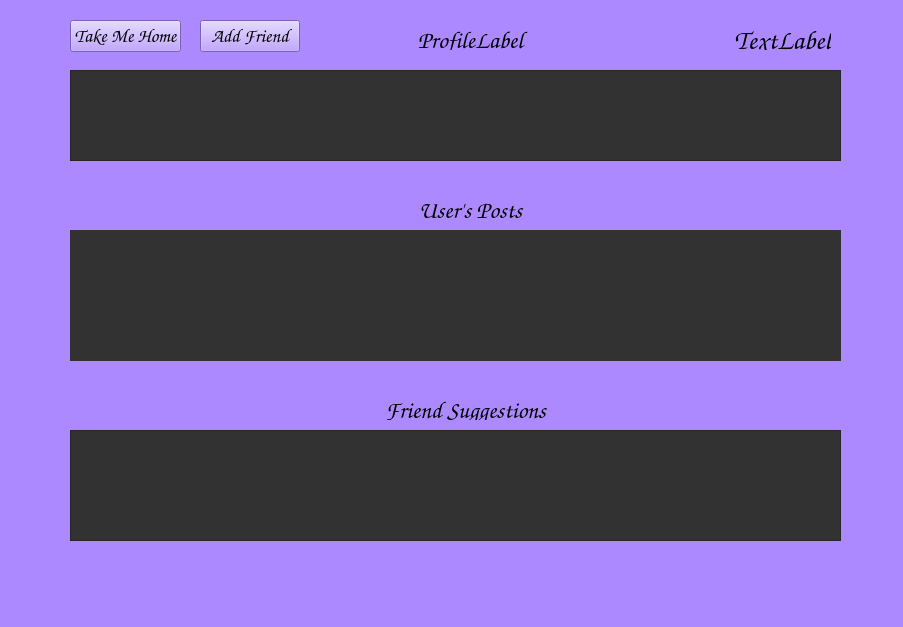
<?xml version="1.0" encoding="UTF-8"?>
<ui version="4.0">
 <class>ProfileWindow</class>
 <widget class="QWidget" name="ProfileWindow">
  <property name="geometry">
   <rect>
    <x>0</x>
    <y>0</y>
    <width>903</width>
    <height>627</height>
   </rect>
  </property>
  <property name="windowTitle">
   <string>Form</string>
  </property>
  <property name="styleSheet">
   <string notr="true">background-color: rgb(173, 137, 255);
font-family: 'Comic Sans MS', cursive, sans-serif</string>
  </property>
  <widget class="QPushButton" name="homeButton">
   <property name="geometry">
    <rect>
     <x>70</x>
     <y>20</y>
     <width>111</width>
     <height>32</height>
    </rect>
   </property>
   <property name="font">
    <font>
     <family>Comic Sans MS</family>
     <pointsize>14</pointsize>
     <bold>false</bold>
    </font>
   </property>
   <property name="text">
    <string>Take Me Home</string>
   </property>
  </widget>
  <widget class="QPushButton" name="friendButton">
   <property name="geometry">
    <rect>
     <x>200</x>
     <y>20</y>
     <width>100</width>
     <height>32</height>
    </rect>
   </property>
   <property name="font">
    <font>
     <family>Comic Sans MS</family>
     <pointsize>14</pointsize>
    </font>
   </property>
   <property name="text">
    <string>Add Friend</string>
   </property>
  </widget>
  <widget class="QLabel" name="profilePosts">
   <property name="geometry">
    <rect>
     <x>70</x>
     <y>230</y>
     <width>771</width>
     <height>131</height>
    </rect>
   </property>
   <property name="font">
    <font>
     <family>Comic Sans MS</family>
     <pointsize>16</pointsize>
     <bold>false</bold>
    </font>
   </property>
   <property name="styleSheet">
    <string notr="true">background-color: rgb(50,50,50);</string>
   </property>
   <property name="text">
    <string/>
   </property>
   <property name="alignment">
    <set>Qt::AlignmentFlag::AlignHCenter|Qt::AlignmentFlag::AlignTop</set>
   </property>
  </widget>
  <widget class="QLabel" name="profileLabel">
   <property name="geometry">
    <rect>
     <x>350</x>
     <y>30</y>
     <width>241</width>
     <height>20</height>
    </rect>
   </property>
   <property name="font">
    <font>
     <family>Comic Sans MS</family>
     <pointsize>18</pointsize>
     <bold>true</bold>
     <underline>false</underline>
    </font>
   </property>
   <property name="text">
    <string>ProfileLabel</string>
   </property>
   <property name="alignment">
    <set>Qt::AlignmentFlag::AlignCenter</set>
   </property>
  </widget>
  <widget class="QTableWidget" name="profileTable">
   <property name="geometry">
    <rect>
     <x>70</x>
     <y>70</y>
     <width>771</width>
     <height>91</height>
    </rect>
   </property>
   <property name="styleSheet">
    <string notr="true">background-color: rgb(50,50,50);</string>
   </property>
   <property name="columnCount">
    <number>0</number>
   </property>
  </widget>
  <widget class="QTableWidget" name="suggestionTable">
   <property name="geometry">
    <rect>
     <x>70</x>
     <y>430</y>
     <width>771</width>
     <height>111</height>
    </rect>
   </property>
   <property name="styleSheet">
    <string notr="true">background-color: rgb(50,50,50);</string>
   </property>
  </widget>
  <widget class="QLabel" name="suggestionLabel">
   <property name="geometry">
    <rect>
     <x>380</x>
     <y>400</y>
     <width>171</width>
     <height>20</height>
    </rect>
   </property>
   <property name="font">
    <font>
     <family>Comic Sans MS</family>
     <pointsize>18</pointsize>
     <bold>true</bold>
     <underline>false</underline>
    </font>
   </property>
   <property name="text">
    <string>Friend Suggestions</string>
   </property>
   <property name="alignment">
    <set>Qt::AlignmentFlag::AlignCenter</set>
   </property>
  </widget>
  <widget class="QLabel" name="profileLabel_2">
   <property name="geometry">
    <rect>
     <x>350</x>
     <y>200</y>
     <width>241</width>
     <height>20</height>
    </rect>
   </property>
   <property name="font">
    <font>
     <family>Comic Sans MS</family>
     <pointsize>18</pointsize>
     <bold>true</bold>
     <underline>false</underline>
    </font>
   </property>
   <property name="text">
    <string>User's Posts</string>
   </property>
   <property name="alignment">
    <set>Qt::AlignmentFlag::AlignCenter</set>
   </property>
  </widget>
  <widget class="QLabel" name="lcdClockLabel">
   <property name="geometry">
    <rect>
     <x>660</x>
     <y>30</y>
     <width>171</width>
     <height>20</height>
    </rect>
   </property>
   <property name="font">
    <font>
     <family>Comic Sans MS</family>
     <pointsize>20</pointsize>
    </font>
   </property>
   <property name="text">
    <string>TextLabel</string>
   </property>
   <property name="alignment">
    <set>Qt::AlignmentFlag::AlignRight|Qt::AlignmentFlag::AlignTrailing|Qt::AlignmentFlag::AlignVCenter</set>
   </property>
  </widget>
 </widget>
 <resources/>
 <connections/>
</ui>
